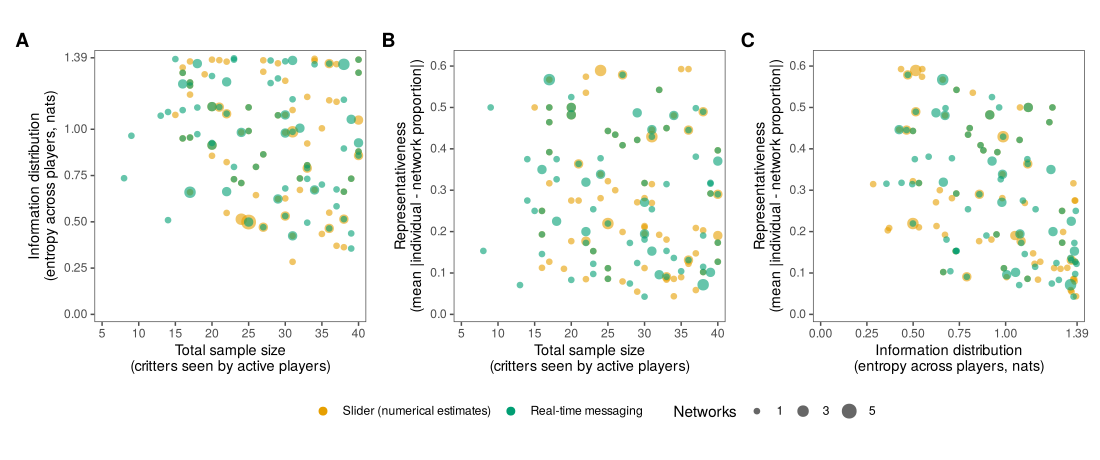

This figure's R source:
# Figure 4 (Experiment 2 design): every game configuration in the three-dimensional
# difficulty space, shown as three pairwise projections. Statistics are computed over
# active participants, as in the analysis (nCrittersGame_actual, entropy_actual,
# representation_actual from revision/exp2_sr_primary/prep.R). SR games only (the analysed networks).
# Usage: Rscript revision/figures/fig4_exp2_design.R

source(file.path(dirname(sub("^--file=", "", grep("^--file=", commandArgs(FALSE), value = TRUE))), "common.R"))

exp2 <- load_exp2("SR")
games <- exp2$d.all %>%
  distinct(gameID, condition, direction, nCrittersGame_actual, entropy_actual, representation_actual) %>%
  filter(!is.na(nCrittersGame_actual)) %>%
  mutate(condition = factor(condition, levels = c("slider", "interactive")),
         # round so that numerically identical configurations are counted together
         across(c(entropy_actual, representation_actual), ~ round(.x, 4)))

cat("Games plotted:", nrow(games), "\n")
print(count(games, condition, direction))
cat("Ranges:\n"); print(reframe(games, across(c(nCrittersGame_actual, entropy_actual, representation_actual), range)))

dims <- list(
  n   = list(var = "nCrittersGame_actual",
             lab = "Total sample size\n(critters seen by active players)",
             lim = c(5, 40), br = seq(5, 40, 5)),
  ent = list(var = "entropy_actual",
             lab = "Information distribution\n(entropy across players, nats)",
             lim = c(0, log(4)), br = c(0, 0.25, 0.5, 0.75, 1, log(4))),
  rep = list(var = "representation_actual",
             lab = "Representativeness\n(mean |individual - network proportion|)",
             lim = c(0, 0.62), br = seq(0, 0.6, 0.1))
)
ent_labels <- function(x) ifelse(abs(x - log(4)) < 1e-6, "1.39", sprintf("%.2f", x))
max_networks <- max(count(games, condition, nCrittersGame_actual, entropy_actual)$n,
                    count(games, condition, nCrittersGame_actual, representation_actual)$n,
                    count(games, condition, entropy_actual, representation_actual)$n)
cat("Max networks per plotted point:", max_networks, "\n")

panel <- function(dx, dy, tag) {
  pts <- games %>%
    transmute(condition, x = !!sym(dx$var), y = !!sym(dy$var)) %>%
    count(condition, x, y, name = "networks")
  sx <- if (dx$var == "entropy_actual") scale_x_continuous(limits = dx$lim, breaks = dx$br, labels = ent_labels, expand = expansion(mult = 0.03))
        else scale_x_continuous(limits = dx$lim, breaks = dx$br, expand = expansion(mult = 0.03))
  sy <- if (dy$var == "entropy_actual") scale_y_continuous(limits = dy$lim, breaks = dy$br, labels = ent_labels, expand = expansion(mult = 0.03))
        else scale_y_continuous(limits = dy$lim, breaks = dy$br, expand = expansion(mult = 0.03))
  ggplot(pts, aes(x = x, y = y, color = condition, size = networks)) +
    geom_point(alpha = 0.6, stroke = 0) +
    sx + sy +
    scale_color_manual(name = NULL, values = condition_colors[c("slider", "interactive")],
                       labels = condition_labels[c("slider", "interactive")]) +
    scale_size_area(name = "Networks", max_size = 5, limits = c(1, max_networks), breaks = c(1, 3, 5, 7)) +
    labs(x = dx$lab, y = dy$lab, tag = tag) +
    theme_few(base_size = 11) +
    theme(aspect.ratio = 1,
          plot.tag = element_text(face = "bold", size = 14),
          axis.title = element_text(size = 10.5))
}

fig4 <- (panel(dims$n, dims$ent, "A") | panel(dims$n, dims$rep, "B") | panel(dims$ent, dims$rep, "C")) +
  plot_layout(guides = "collect") &
  theme(legend.position = "bottom", legend.box = "horizontal") &
  guides(color = guide_legend(order = 1, override.aes = list(size = 3, alpha = 1)),
         size = guide_legend(order = 2))

save_fig(fig4, "fig4_exp2_design", width = 11, height = 4.6)
